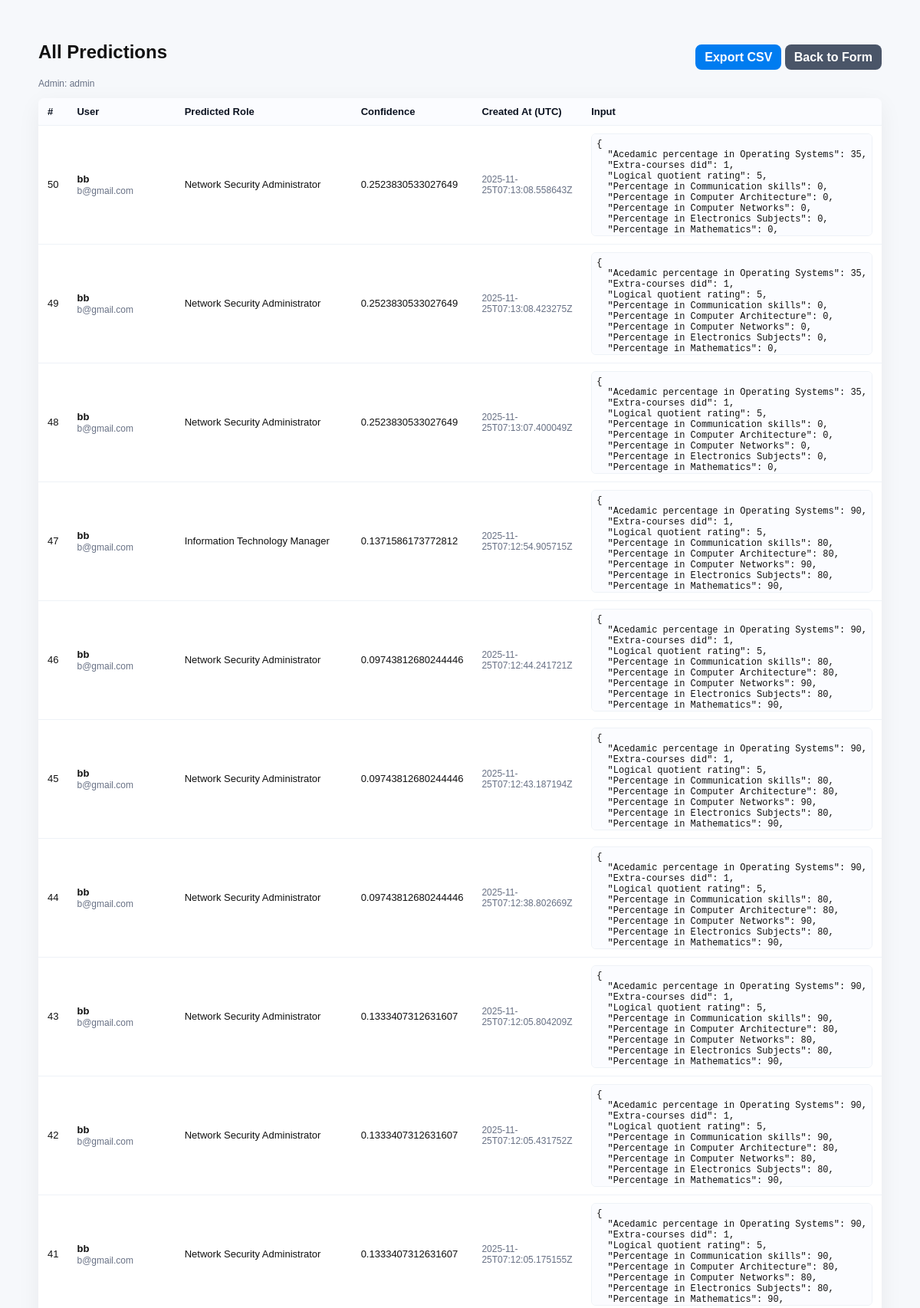
The page /admin (signed in, upper part) on the database its author committed.
### tables this page shows
CREATE TABLE users (
            id INTEGER PRIMARY KEY AUTOINCREMENT,
            username TEXT UNIQUE NOT NULL,
            email TEXT UNIQUE NOT NULL,
            password_hash TEXT NOT NULL
        , reset_code_hash TEXT, reset_code_expiry DATETIME);

CREATE TABLE predictions (
            id INTEGER PRIMARY KEY AUTOINCREMENT,
            user_id INTEGER NULL,
            input_json TEXT NOT NULL,
            predicted_role TEXT,
            confidence REAL,
            created_at TEXT NOT NULL,
            FOREIGN KEY (user_id) REFERENCES users(id)
        );

### app.py (the view)
@app.route("/admin")
def admin():
    user = session.get("user")
    if not is_admin_user(user):
        session["show_login"] = True
        return redirect(url_for("home"))
    with get_conn() as conn:
        c = conn.cursor()
        c.execute("""
          SELECT p.id, p.user_id, u.username, u.email, p.predicted_role, p.confidence, p.created_at, p.input_json
          FROM predictions p
          LEFT JOIN users u ON u.id = p.user_id
          ORDER BY p.id DESC
          LIMIT 1000
        """)
        rows = c.fetchall()
    items = []
    for r in rows:
        pid, uid, uname, email, role, conf, created_at, input_json = r
        try:
            inp = json.loads(input_json)
        except Exception:
            inp = {"raw": input_json}
        items.append({
            "id": pid,
            "user_id": uid,
            "username": uname,
            "email": email,
            "predicted_role": role,
            "confidence": conf,
            "created_at": created_at,
            "input": inp
        })
    return render_template("admin.html", user=user, items=items)

### app.py (called while the page is built)
def get_conn():
    os.makedirs(os.path.dirname(DB_PATH), exist_ok=True)
    conn = sqlite3.connect(DB_PATH, timeout=30, check_same_thread=False)
    try:
        cur = conn.cursor()
        try:
            cur.execute("PRAGMA journal_mode=WAL;")
            cur.execute("PRAGMA synchronous=NORMAL;")
        except Exception:
            pass
        finally:
            cur.close()
    except Exception:
        pass
    return conn

def is_admin_user(session_user):
    try:
        return session_user and session_user.get("username") and session_user.get("username").lower() == "admin"
    except Exception:
        return False

### templates/admin.html (shortened to what this page needs)
<!doctype html>
<html lang="en">
<head>
</head>
<body>
  <div class="wrap">
    <div class="top">
      <div>
        <h2>All Predictions</h2>
        <div class="small">Admin: {{ user.username }}</div>
      </div>
      <div>
        <a class="btn" href="{{ url_for('export_csv') }}">Export CSV</a>
        <a class="btn" style="background:#4a5568" href="{{ url_for('index') }}">Back to Form</a>
      </div>
    </div>
    <table>
      <thead>
        <tr>
          <th>#</th>
          <th>User</th>
          <th>Predicted Role</th>
          <th>Confidence</th>
          <th>Created At (UTC)</th>
          <th>Input</th>
        </tr>
      </thead>
      <tbody>
        {% for it in items %}
          <tr>
            <td>{{ it.id }}</td>
            <td>
              {% if it.username %}<strong>{{ it.username }}</strong><br><span class="small">{{ it.email }}</span>{% else %}Anonymous{% endif %}
            </td>
            <td>{{ it.predicted_role }}</td>
            <td>{% if it.confidence %}{{ it.confidence }}{% else %}-{% endif %}</td>
            <td class="small">{{ it.created_at }}</td>
            <td><pre>{{ it.input | tojson(indent=2) }}</pre></td>
          </tr>
        {% endfor %}
      </tbody>
    </table>
  </div>
</body>
</html>

### templates/admin.html (style rules this page uses)
body { font-family: Arial, sans-serif; background:#f6f8fb; margin:0; padding:20px; color:#111; }
.wrap { max-width:1100px; margin:14px auto; }
.top { display:flex; justify-content:space-between; align-items:center; gap:12px; margin-bottom:12px; }
a.btn { background:#007cf0; color:white; padding:8px 12px; border-radius:8px; text-decoration:none; font-weight:700; }
table { width:100%; border-collapse:collapse; background:#fff; border-radius:8px; overflow:hidden; box-shadow:0 8px 30px rgba(3,12,30,0.06); }
th,td { padding:10px 12px; border-bottom:1px solid #eef2f7; text-align:left; font-size:13px; }
th { background:#fbfcff; font-weight:800; color:#0b1220; }
pre { margin:0; font-size:12px; background:#fbfcff; padding:6px; border-radius:6px; border:1px solid #eef2f7; overflow:auto; max-height:120px; }
.small { font-size:12px; color:#687185; }

### rows shown on the page
users: username "admin"
predictions: id "50", username "bb", email "b@gmail.com", predicted_role "Network Security Administrator", confidence "0.2523830533027649", created_at "2025-11-25T07:13:08.558643Z", input|tojson "{ \"Acedamic percentage in Operating Systems\": 35, \"Extra-courses did\": 1, \"Logical quotient rating\": 5, \"Percentage in Communication skills\": 0, \"Percentage in Computer Architecture\": 0, \"Percentage in Computer Networks\": 0, \"Percentage in Electronics Subjects\": 0, \"Percentage in Mathematics\": 0,…"
predictions: id "49", username "bb", email "b@gmail.com", predicted_role "Network Security Administrator", confidence "0.2523830533027649", created_at "2025-11-25T07:13:08.423275Z", input|tojson "{ \"Acedamic percentage in Operating Systems\": 35, \"Extra-courses did\": 1, \"Logical quotient rating\": 5, \"Percentage in Communication skills\": 0, \"Percentage in Computer Architecture\": 0, \"Percentage in Computer Networks\": 0, \"Percentage in Electronics Subjects\": 0, \"Percentage in Mathematics\": 0,…"
predictions: id "48", username "bb", email "b@gmail.com", predicted_role "Network Security Administrator", confidence "0.2523830533027649", created_at "2025-11-25T07:13:07.400049Z", input|tojson "{ \"Acedamic percentage in Operating Systems\": 35, \"Extra-courses did\": 1, \"Logical quotient rating\": 5, \"Percentage in Communication skills\": 0, \"Percentage in Computer Architecture\": 0, \"Percentage in Computer Networks\": 0, \"Percentage in Electronics Subjects\": 0, \"Percentage in Mathematics\": 0,…"
predictions: id "47", username "bb", email "b@gmail.com", predicted_role "Information Technology Manager", confidence "0.1371586173772812", created_at "2025-11-25T07:12:54.905715Z", input|tojson "{ \"Acedamic percentage in Operating Systems\": 90, \"Extra-courses did\": 1, \"Logical quotient rating\": 5, \"Percentage in Communication skills\": 80, \"Percentage in Computer Architecture\": 80, \"Percentage in Computer Networks\": 90, \"Percentage in Electronics Subjects\": 80, \"Percentage in Mathematics\": 90,…"
predictions: id "46", username "bb", email "b@gmail.com", predicted_role "Network Security Administrator", confidence "0.09743812680244446", created_at "2025-11-25T07:12:44.241721Z", input|tojson "{ \"Acedamic percentage in Operating Systems\": 90, \"Extra-courses did\": 1, \"Logical quotient rating\": 5, \"Percentage in Communication skills\": 80, \"Percentage in Computer Architecture\": 80, \"Percentage in Computer Networks\": 90, \"Percentage in Electronics Subjects\": 80, \"Percentage in Mathematics\": 90,…"
predictions: id "45", username "bb", email "b@gmail.com", predicted_role "Network Security Administrator", confidence "0.09743812680244446", created_at "2025-11-25T07:12:43.187194Z", input|tojson "{ \"Acedamic percentage in Operating Systems\": 90, \"Extra-courses did\": 1, \"Logical quotient rating\": 5, \"Percentage in Communication skills\": 80, \"Percentage in Computer Architecture\": 80, \"Percentage in Computer Networks\": 90, \"Percentage in Electronics Subjects\": 80, \"Percentage in Mathematics\": 90,…"
predictions: id "44", username "bb", email "b@gmail.com", predicted_role "Network Security Administrator", confidence "0.09743812680244446", created_at "2025-11-25T07:12:38.802669Z", input|tojson "{ \"Acedamic percentage in Operating Systems\": 90, \"Extra-courses did\": 1, \"Logical quotient rating\": 5, \"Percentage in Communication skills\": 80, \"Percentage in Computer Architecture\": 80, \"Percentage in Computer Networks\": 90, \"Percentage in Electronics Subjects\": 80, \"Percentage in Mathematics\": 90,…"
predictions: id "43", username "bb", email "b@gmail.com", predicted_role "Network Security Administrator", confidence "0.1333407312631607", created_at "2025-11-25T07:12:05.804209Z", input|tojson "{ \"Acedamic percentage in Operating Systems\": 90, \"Extra-courses did\": 1, \"Logical quotient rating\": 5, \"Percentage in Communication skills\": 90, \"Percentage in Computer Architecture\": 80, \"Percentage in Computer Networks\": 80, \"Percentage in Electronics Subjects\": 80, \"Percentage in Mathematics\": 90,…"
predictions: id "42", username "bb", email "b@gmail.com", predicted_role "Network Security Administrator", confidence "0.1333407312631607", created_at "2025-11-25T07:12:05.431752Z", input|tojson "{ \"Acedamic percentage in Operating Systems\": 90, \"Extra-courses did\": 1, \"Logical quotient rating\": 5, \"Percentage in Communication skills\": 90, \"Percentage in Computer Architecture\": 80, \"Percentage in Computer Networks\": 80, \"Percentage in Electronics Subjects\": 80, \"Percentage in Mathematics\": 90,…"
predictions: id "41", username "bb", email "b@gmail.com", predicted_role "Network Security Administrator", confidence "0.1333407312631607", created_at "2025-11-25T07:12:05.175155Z", input|tojson "{ \"Acedamic percentage in Operating Systems\": 90, \"Extra-courses did\": 1, \"Logical quotient rating\": 5, \"Percentage in Communication skills\": 90, \"Percentage in Computer Architecture\": 80, \"Percentage in Computer Networks\": 80, \"Percentage in Electronics Subjects\": 80, \"Percentage in Mathematics\": 90,…"
